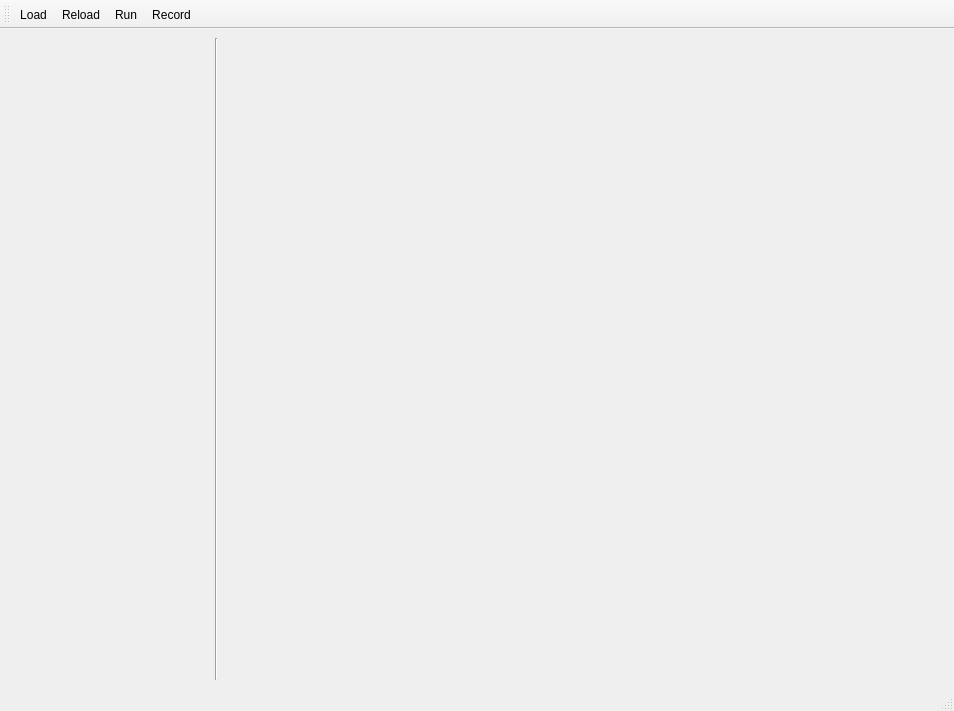
<?xml version="1.0" encoding="UTF-8"?>
<ui version="4.0">
 <class>CellModeller4</class>
 <widget class="QMainWindow" name="CellModeller4">
  <property name="geometry">
   <rect>
    <x>0</x>
    <y>0</y>
    <width>954</width>
    <height>711</height>
   </rect>
  </property>
  <property name="windowTitle">
   <string>CellModeller4</string>
  </property>
  <widget class="QWidget" name="centralwidget">
   <layout class="QGridLayout" name="gridLayout">
    <item row="0" column="2">
     <widget class="CMViewer" name="CMViewer" native="true">
      <property name="sizePolicy">
       <sizepolicy hsizetype="MinimumExpanding" vsizetype="MinimumExpanding">
        <horstretch>0</horstretch>
        <verstretch>0</verstretch>
       </sizepolicy>
      </property>
      <property name="toolTip">
       <string/>
      </property>
      <property name="whatsThis">
       <string/>
      </property>
     </widget>
    </item>
    <item row="0" column="0">
     <widget class="QLabel" name="label">
      <property name="sizePolicy">
       <sizepolicy hsizetype="Fixed" vsizetype="MinimumExpanding">
        <horstretch>0</horstretch>
        <verstretch>0</verstretch>
       </sizepolicy>
      </property>
      <property name="minimumSize">
       <size>
        <width>200</width>
        <height>0</height>
       </size>
      </property>
      <property name="text">
       <string/>
      </property>
      <property name="alignment">
       <set>Qt::AlignLeading|Qt::AlignLeft|Qt::AlignTop</set>
      </property>
      <property name="wordWrap">
       <bool>true</bool>
      </property>
      <property name="margin">
       <number>1</number>
      </property>
     </widget>
    </item>
    <item row="0" column="1">
     <widget class="Line" name="line">
      <property name="orientation">
       <enum>Qt::Vertical</enum>
      </property>
     </widget>
    </item>
   </layout>
  </widget>
  <widget class="QStatusBar" name="statusbar"/>
  <widget class="QToolBar" name="toolBar">
   <property name="windowTitle">
    <string>toolBar</string>
   </property>
   <attribute name="toolBarArea">
    <enum>TopToolBarArea</enum>
   </attribute>
   <attribute name="toolBarBreak">
    <bool>false</bool>
   </attribute>
   <addaction name="actionLoad"/>
   <addaction name="actionReload"/>
   <addaction name="actionRun"/>
   <addaction name="actionRecord"/>
  </widget>
  <action name="actionRun">
   <property name="checkable">
    <bool>true</bool>
   </property>
   <property name="text">
    <string>Run</string>
   </property>
   <property name="toolTip">
    <string>Run</string>
   </property>
   <property name="shortcut">
    <string>Space</string>
   </property>
  </action>
  <action name="actionReload">
   <property name="text">
    <string>Reload</string>
   </property>
   <property name="toolTip">
    <string>Reload model</string>
   </property>
   <property name="shortcut">
    <string>Ctrl+R</string>
   </property>
  </action>
  <action name="actionLoad">
   <property name="text">
    <string>Load</string>
   </property>
   <property name="toolTip">
    <string>Load python module</string>
   </property>
   <property name="shortcut">
    <string>Ctrl+O</string>
   </property>
  </action>
  <action name="actionRecord">
   <property name="checkable">
    <bool>true</bool>
   </property>
   <property name="text">
    <string>Record</string>
   </property>
   <property name="toolTip">
    <string>Save images for video</string>
   </property>
  </action>
 </widget>
 <customwidgets>
  <customwidget>
   <class>CMViewer</class>
   <extends>QWidget</extends>
   <header>CMViewer</header>
  </customwidget>
 </customwidgets>
 <resources/>
 <connections>
  <connection>
   <sender>actionRun</sender>
   <signal>toggled(bool)</signal>
   <receiver>CMViewer</receiver>
   <slot>toggleAnimation()</slot>
   <hints>
    <hint type="sourcelabel">
     <x>-1</x>
     <y>-1</y>
    </hint>
    <hint type="destinationlabel">
     <x>443</x>
     <y>356</y>
    </hint>
   </hints>
  </connection>
  <connection>
   <sender>CMViewer</sender>
   <signal>selectedCell(QString)</signal>
   <receiver>label</receiver>
   <slot>setText(QString)</slot>
   <hints>
    <hint type="sourcelabel">
     <x>577</x>
     <y>356</y>
    </hint>
    <hint type="destinationlabel">
     <x>135</x>
     <y>356</y>
    </hint>
   </hints>
  </connection>
  <connection>
   <sender>actionReload</sender>
   <signal>triggered()</signal>
   <receiver>CMViewer</receiver>
   <slot>reset()</slot>
   <hints>
    <hint type="sourcelabel">
     <x>-1</x>
     <y>-1</y>
    </hint>
    <hint type="destinationlabel">
     <x>644</x>
     <y>356</y>
    </hint>
   </hints>
  </connection>
  <connection>
   <sender>actionLoad</sender>
   <signal>triggered()</signal>
   <receiver>CMViewer</receiver>
   <slot>load()</slot>
   <hints>
    <hint type="sourcelabel">
     <x>-1</x>
     <y>-1</y>
    </hint>
    <hint type="destinationlabel">
     <x>584</x>
     <y>356</y>
    </hint>
   </hints>
  </connection>
  <connection>
   <sender>actionRecord</sender>
   <signal>toggled(bool)</signal>
   <receiver>CMViewer</receiver>
   <slot>toggleRecord(bool)</slot>
   <hints>
    <hint type="sourcelabel">
     <x>-1</x>
     <y>-1</y>
    </hint>
    <hint type="destinationlabel">
     <x>584</x>
     <y>356</y>
    </hint>
   </hints>
  </connection>
 </connections>
</ui>
